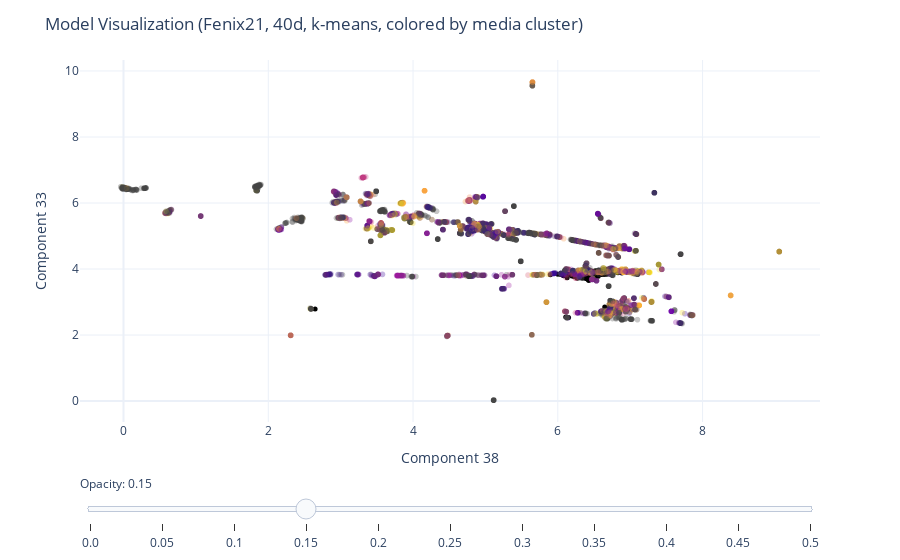

Notebook cell for this chart:
### Code cell
fig = px.scatter(
    data_frame = train_df,
    x = dim1,
    y = dim2, # Change components to visualize each of the 30 dimensions
    color = "Media Cluster",
    hover_data = ["taxon_id", "Target", "KMeans Cluster"],
    opacity = 0.3
) 

# Add the test points as a scatter trace
fig.add_trace(
    go.Scatter(
        x=test_df[dim1],  # x coordinates
        y=test_df[dim2],  # y coordinates
        mode='markers',
        marker=dict(
            color='black',  
            size=5,  
            opacity=1.0 
        ),
        text=test_df["taxon_id"]  # marker hover text
    )
)

# Opacity slider
steps = []
for i in range(11):  # 0 to 1 in steps of 0.1
    step = dict(
        method="restyle",
        args=[{"marker.opacity": [i/20]}, [0]],  # Adjust opacity of the first trace only
        label=str(i/20)
    )
    steps.append(step)
sliders = [dict(
    active=3,  # initial value corresponding to opacity=0.3
    currentvalue={"prefix": "Opacity: "},
    pad={"t": 50},
    steps=steps
)]

fig.update_coloraxes(showscale=False)
fig.update_layout(
    sliders=sliders,
    title="Model Visualization (Fenix21, 40d, k-means, colored by media cluster)",
    template="plotly_white",
    showlegend=False,
    autosize=True
)

fig.show()

### Figure 1 — Plotly figure (JSON) as saved in the notebook; plotly's stock layout.template omitted (floating-point values rounded to 4 significant figures; data arrays with more than 128 entries replaced by an {"elided": "..."} marker saying what was removed)
{"data": [{"customdata": {"elided": "8464x3 mixed values"}, "hovertemplate": "Component 38=%{x}<br>Component 33=%{y}<br>taxon_id=%{customdata[0]}<br>Target=%{customdata[1]}<br>KMeans Cluster=%{customdata[2]}<br>Media Cluster=%{marker.color}<extra></extra>", "legendgroup": "", "marker": {"color": {"elided": "8464 int values"}, "coloraxis": "coloraxis", "opacity": 0.3, "symbol": "circle"}, "mode": "markers", "name": "", "showlegend": false, "type": "scattergl", "x": {"elided": "8464 float values"}, "xaxis": "x", "y": {"elided": "8464 float values"}, "yaxis": "y"}, {"marker": {"color": "black", "opacity": 1, "size": 5}, "mode": "markers", "text": {"elided": "247 str values"}, "type": "scatter", "x": {"elided": "247 float values"}, "y": {"elided": "247 float values"}}], "layout": {"autosize": true, "coloraxis": {"colorbar": {"title": {"text": "Media Cluster"}}, "colorscale": [[0, "#0d0887"], [0.1111, "#46039f"], [0.2222, "#7201a8"], [0.3333, "#9c179e"], [0.4444, "#bd3786"], [0.5556, "#d8576b"], [0.6667, "#ed7953"], [0.7778, "#fb9f3a"], [0.8889, "#fdca26"], [1, "#f0f921"]], "showscale": false}, "legend": {"tracegroupgap": 0}, "margin": {"t": 60}, "showlegend": false, "sliders": [{"active": 3, "currentvalue": {"prefix": "Opacity: "}, "pad": {"t": 50}, "steps": [{"args": [{"marker.opacity": [0]}, [0]], "label": "0.0", "method": "restyle"}, {"args": [{"marker.opacity": [0.05]}, [0]], "label": "0.05", "method": "restyle"}, {"args": [{"marker.opacity": [0.1]}, [0]], "label": "0.1", "method": "restyle"}, {"args": [{"marker.opacity": [0.15]}, [0]], "label": "0.15", "method": "restyle"}, {"args": [{"marker.opacity": [0.2]}, [0]], "label": "0.2", "method": "restyle"}, {"args": [{"marker.opacity": [0.25]}, [0]], "label": "0.25", "method": "restyle"}, {"args": [{"marker.opacity": [0.3]}, [0]], "label": "0.3", "method": "restyle"}, {"args": [{"marker.opacity": [0.35]}, [0]], "label": "0.35", "method": "restyle"}, {"args": [{"marker.opacity": [0.4]}, [0]], "label": "0.4", "method": "restyle"}, {"args": [{"marker.opacity": [0.45]}, [0]], "label": "0.45", "method": "restyle"}, {"args": [{"marker.opacity": [0.5]}, [0]], "label": "0.5", "method": "restyle"}]}], "title": {"text": "Model Visualization (Fenix21, 40d, k-means, colored by media cluster)"}, "xaxis": {"anchor": "y", "domain": [0, 1], "title": {"text": "Component 38"}}, "yaxis": {"anchor": "x", "domain": [0, 1], "title": {"text": "Component 33"}}}}
